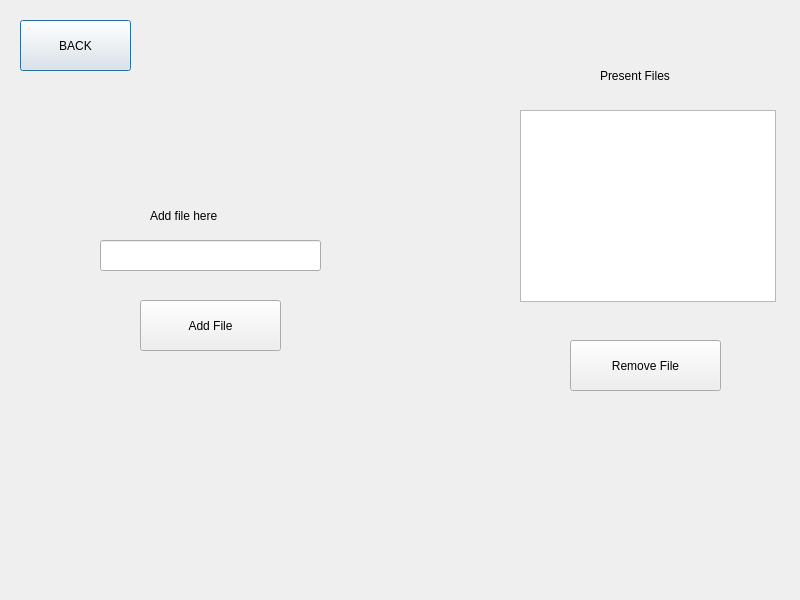
<?xml version="1.0" encoding="UTF-8"?>
<ui version="4.0">
 <class>Database</class>
 <widget class="QDialog" name="Database">
  <property name="geometry">
   <rect>
    <x>0</x>
    <y>0</y>
    <width>800</width>
    <height>600</height>
   </rect>
  </property>
  <property name="acceptDrops">
   <bool>false</bool>
  </property>
  <property name="windowTitle">
   <string>Dialog</string>
  </property>
  <property name="styleSheet">
   <string notr="true"/>
  </property>
  <widget class="QPushButton" name="back">
   <property name="geometry">
    <rect>
     <x>20</x>
     <y>20</y>
     <width>111</width>
     <height>51</height>
    </rect>
   </property>
   <property name="text">
    <string>BACK</string>
   </property>
  </widget>
  <widget class="QPushButton" name="Addbutton">
   <property name="geometry">
    <rect>
     <x>140</x>
     <y>300</y>
     <width>141</width>
     <height>51</height>
    </rect>
   </property>
   <property name="text">
    <string>Add File</string>
   </property>
  </widget>
  <widget class="QPushButton" name="removeButton">
   <property name="geometry">
    <rect>
     <x>570</x>
     <y>340</y>
     <width>151</width>
     <height>51</height>
    </rect>
   </property>
   <property name="acceptDrops">
    <bool>true</bool>
   </property>
   <property name="text">
    <string>Remove File</string>
   </property>
  </widget>
  <widget class="QLineEdit" name="AddFile">
   <property name="geometry">
    <rect>
     <x>100</x>
     <y>240</y>
     <width>221</width>
     <height>31</height>
    </rect>
   </property>
   <property name="readOnly">
    <bool>true</bool>
   </property>
  </widget>
  <widget class="QLabel" name="label">
   <property name="geometry">
    <rect>
     <x>150</x>
     <y>200</y>
     <width>121</width>
     <height>31</height>
    </rect>
   </property>
   <property name="text">
    <string>Add file here</string>
   </property>
  </widget>
  <widget class="QLabel" name="label_2">
   <property name="geometry">
    <rect>
     <x>600</x>
     <y>60</y>
     <width>121</width>
     <height>31</height>
    </rect>
   </property>
   <property name="text">
    <string>Present Files</string>
   </property>
  </widget>
  <widget class="QListWidget" name="availableFiles">
   <property name="geometry">
    <rect>
     <x>520</x>
     <y>110</y>
     <width>256</width>
     <height>192</height>
    </rect>
   </property>
  </widget>
 </widget>
 <resources/>
 <connections/>
</ui>
